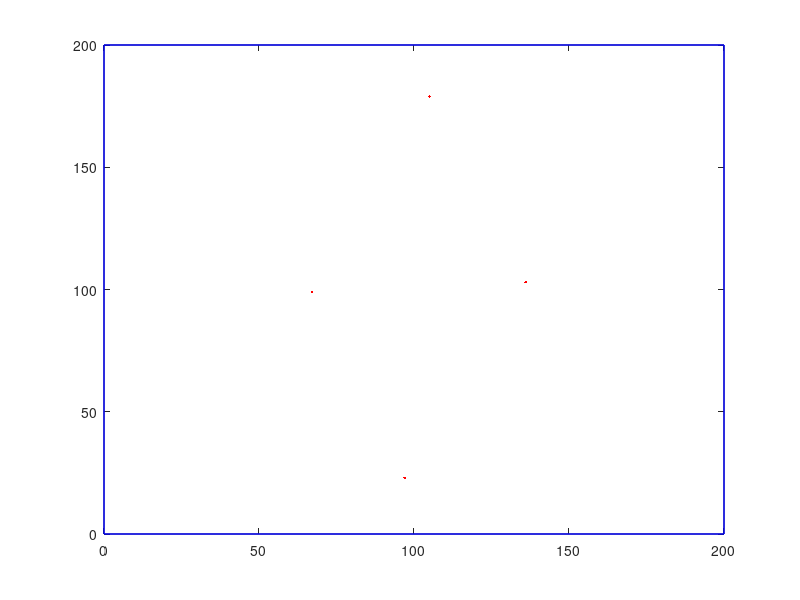

Write the MATLAB code that produced this figure.
figure()
center = 100;
x1=0;
x2=center*2;
y1=0;
y2=center*2;
x = [x1, x2, x2, x1, x1];
y = [y1, y1, y2, y2, y1];
plot(x, y, 'b-', 'LineWidth', 1);
hold on;

plot(136,103,'r.')
plot(67,99,'r.')
plot(105,179,'r.')
plot(97,23,'r.')